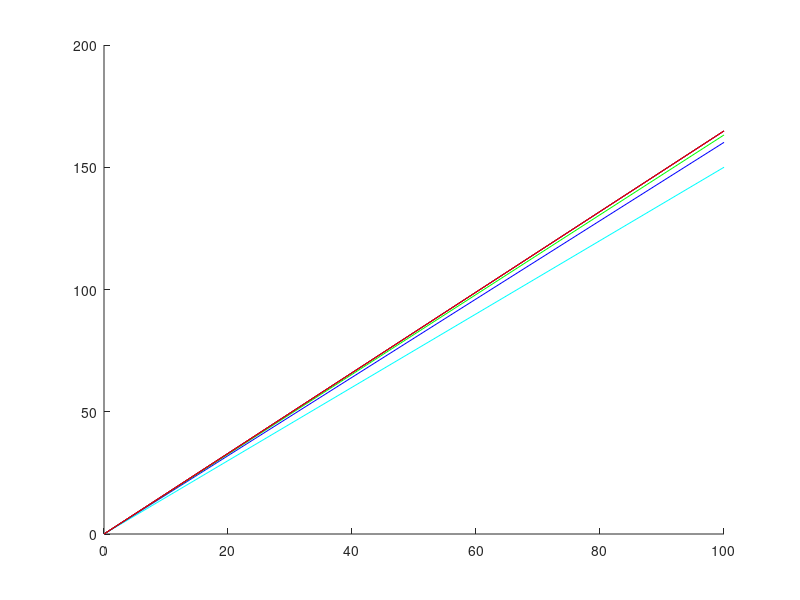

Recreate this plot in MATLAB.
n1 = 1;
n2 = 4;
n3 = 12;
n4 = 365;
n5 = 10000;
n6 = 20000;
K= 100;
r = 0.5;



y1 = K.*exp(n1*log(1 + r/n1));

y2 = K.*exp(n2*log(1 + r/n2));

y3 = K.*exp(n3*log(1 + r/n3));

y4 = K.*exp(n4*log(1 + r/n4));

y5 = K.*exp(n5*log(1 + r/n5));

y6 = K.*exp(n6*log(1 + r/n6));

 hold on
    plot([0,K],[0,y1],'c')
           
    plot([0,K],[0,y2],'b')
       
    plot([0,K],[0,y3],'g')
           
    plot([0,K],[0,y4],'m')
      
    plot([0,K],[0,y5],'k')
    
    plot([0,K],[0,y6],'r')
    hold off